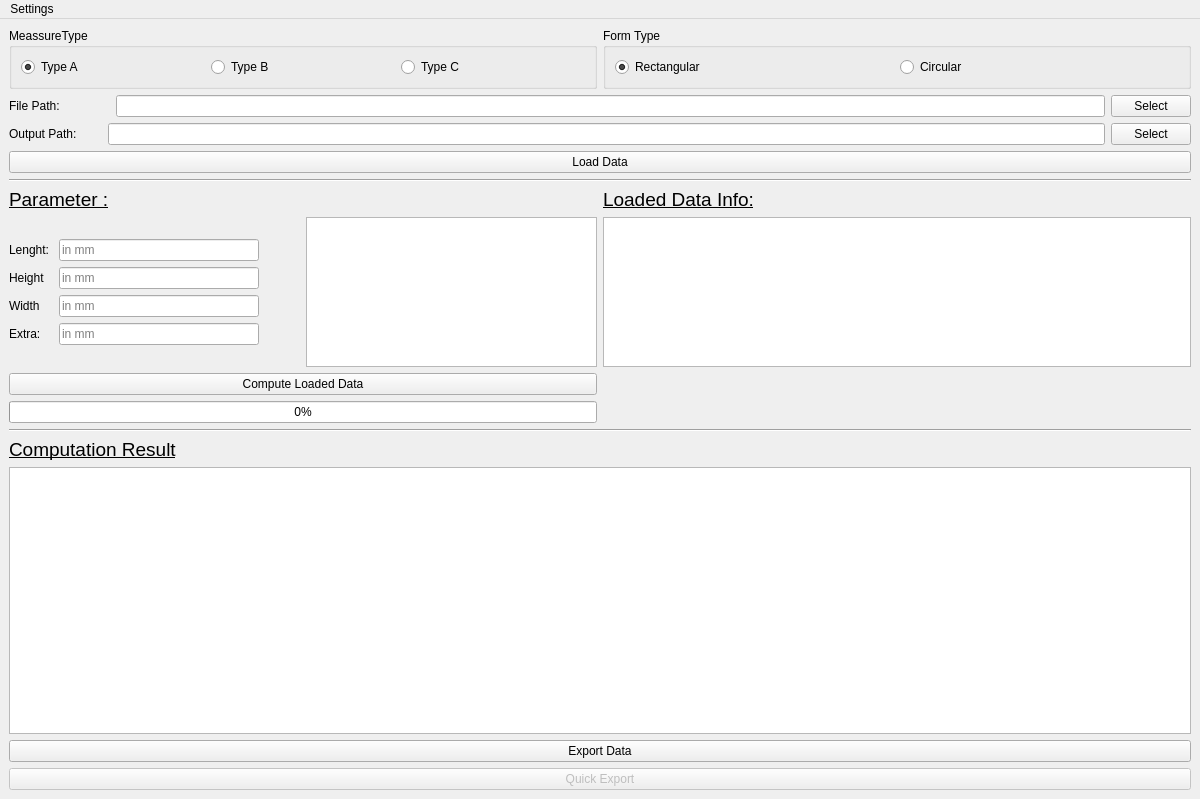
<?xml version="1.0" encoding="UTF-8"?>
<ui version="4.0">
 <class>MainWindow</class>
 <widget class="QMainWindow" name="MainWindow">
  <property name="geometry">
   <rect>
    <x>0</x>
    <y>0</y>
    <width>1200</width>
    <height>799</height>
   </rect>
  </property>
  <property name="windowTitle">
   <string>MainWindow</string>
  </property>
  <widget class="QWidget" name="centralwidget">
   <property name="minimumSize">
    <size>
     <width>1200</width>
     <height>600</height>
    </size>
   </property>
   <layout class="QVBoxLayout" name="verticalLayout_2">
    <item>
     <layout class="QVBoxLayout" name="verticalLayout">
      <item>
       <layout class="QVBoxLayout" name="verticalLayout_4">
        <item>
         <layout class="QHBoxLayout" name="horizontalLayout_8">
          <item>
           <widget class="QGroupBox" name="bgrpMeassureType">
            <property name="title">
             <string>MeassureType</string>
            </property>
            <layout class="QHBoxLayout" name="horizontalLayout_5">
             <item>
              <widget class="QRadioButton" name="rbTypeA">
               <property name="text">
                <string>Type A</string>
               </property>
               <property name="checked">
                <bool>true</bool>
               </property>
              </widget>
             </item>
             <item>
              <widget class="QRadioButton" name="rbTypeB">
               <property name="text">
                <string>Type B</string>
               </property>
              </widget>
             </item>
             <item>
              <widget class="QRadioButton" name="rbTypeC">
               <property name="text">
                <string>Type C</string>
               </property>
              </widget>
             </item>
            </layout>
           </widget>
          </item>
          <item>
           <widget class="QGroupBox" name="bgrpFormType">
            <property name="title">
             <string>Form Type</string>
            </property>
            <layout class="QHBoxLayout" name="horizontalLayout_9">
             <item>
              <widget class="QRadioButton" name="rbRectangular">
               <property name="text">
                <string>Rectangular</string>
               </property>
               <property name="checked">
                <bool>true</bool>
               </property>
              </widget>
             </item>
             <item>
              <widget class="QRadioButton" name="rbCircular">
               <property name="text">
                <string>Circular</string>
               </property>
              </widget>
             </item>
            </layout>
           </widget>
          </item>
         </layout>
        </item>
        <item>
         <layout class="QVBoxLayout" name="verticalLayout_5">
          <item>
           <layout class="QHBoxLayout" name="horizontalLayout_6">
            <item>
             <widget class="QLabel" name="label">
              <property name="text">
               <string>File Path:</string>
              </property>
             </widget>
            </item>
            <item>
             <spacer name="horizontalSpacer">
              <property name="orientation">
               <enum>Qt::Horizontal</enum>
              </property>
              <property name="sizeType">
               <enum>QSizePolicy::Fixed</enum>
              </property>
              <property name="sizeHint" stdset="0">
               <size>
                <width>50</width>
                <height>20</height>
               </size>
              </property>
             </spacer>
            </item>
            <item>
             <widget class="QLineEdit" name="leInputPath">
              <property name="enabled">
               <bool>true</bool>
              </property>
              <property name="alignment">
               <set>Qt::AlignLeading|Qt::AlignLeft|Qt::AlignVCenter</set>
              </property>
              <property name="readOnly">
               <bool>true</bool>
              </property>
              <property name="placeholderText">
               <string/>
              </property>
             </widget>
            </item>
            <item>
             <widget class="QPushButton" name="btnSelecInputPath">
              <property name="text">
               <string>Select</string>
              </property>
             </widget>
            </item>
           </layout>
          </item>
          <item>
           <layout class="QHBoxLayout" name="horizontalLayout_7">
            <item>
             <widget class="QLabel" name="label_2">
              <property name="text">
               <string>Output Path:</string>
              </property>
             </widget>
            </item>
            <item>
             <spacer name="horizontalSpacer_2">
              <property name="orientation">
               <enum>Qt::Horizontal</enum>
              </property>
              <property name="sizeType">
               <enum>QSizePolicy::Fixed</enum>
              </property>
              <property name="sizeHint" stdset="0">
               <size>
                <width>25</width>
                <height>20</height>
               </size>
              </property>
             </spacer>
            </item>
            <item>
             <widget class="QLineEdit" name="leOutputPath">
              <property name="alignment">
               <set>Qt::AlignLeading|Qt::AlignLeft|Qt::AlignVCenter</set>
              </property>
              <property name="readOnly">
               <bool>true</bool>
              </property>
             </widget>
            </item>
            <item>
             <widget class="QPushButton" name="btnSelectOutputPath">
              <property name="text">
               <string>Select</string>
              </property>
             </widget>
            </item>
           </layout>
          </item>
         </layout>
        </item>
       </layout>
      </item>
      <item>
       <widget class="QPushButton" name="btnLoadData">
        <property name="text">
         <string>Load Data</string>
        </property>
       </widget>
      </item>
      <item>
       <widget class="Line" name="line">
        <property name="orientation">
         <enum>Qt::Horizontal</enum>
        </property>
       </widget>
      </item>
      <item>
       <layout class="QHBoxLayout" name="horizontalLayout_2" stretch="0,0">
        <property name="spacing">
         <number>6</number>
        </property>
        <item>
         <layout class="QVBoxLayout" name="verticalLayout_8">
          <item>
           <widget class="QLabel" name="label_4">
            <property name="lineWidth">
             <number>5</number>
            </property>
            <property name="text">
             <string>&lt;html&gt;&lt;head/&gt;&lt;body&gt;&lt;p&gt;&lt;span style=&quot; font-size:14pt; text-decoration: underline;&quot;&gt;Parameter :&lt;/span&gt;&lt;/p&gt;&lt;/body&gt;&lt;/html&gt;</string>
            </property>
            <property name="scaledContents">
             <bool>false</bool>
            </property>
           </widget>
          </item>
          <item>
           <layout class="QHBoxLayout" name="horizontalLayout_3">
            <item>
             <layout class="QFormLayout" name="formLayout_2">
              <property name="labelAlignment">
               <set>Qt::AlignBottom|Qt::AlignLeading|Qt::AlignLeft</set>
              </property>
              <property name="formAlignment">
               <set>Qt::AlignLeading|Qt::AlignLeft|Qt::AlignVCenter</set>
              </property>
              <item row="1" column="0">
               <widget class="QLabel" name="label_3">
                <property name="text">
                 <string>Lenght: </string>
                </property>
               </widget>
              </item>
              <item row="1" column="1">
               <widget class="QLineEdit" name="txtLenght">
                <property name="maximumSize">
                 <size>
                  <width>200</width>
                  <height>16777215</height>
                 </size>
                </property>
                <property name="placeholderText">
                 <string>in mm</string>
                </property>
               </widget>
              </item>
              <item row="2" column="0">
               <widget class="QLabel" name="label_5">
                <property name="text">
                 <string>Height</string>
                </property>
               </widget>
              </item>
              <item row="2" column="1">
               <widget class="QLineEdit" name="txtHeight">
                <property name="maximumSize">
                 <size>
                  <width>200</width>
                  <height>16777215</height>
                 </size>
                </property>
                <property name="placeholderText">
                 <string>in mm</string>
                </property>
               </widget>
              </item>
              <item row="3" column="0">
               <widget class="QLabel" name="label_6">
                <property name="text">
                 <string>Width</string>
                </property>
               </widget>
              </item>
              <item row="3" column="1">
               <widget class="QLineEdit" name="txtWidth">
                <property name="maximumSize">
                 <size>
                  <width>200</width>
                  <height>16777215</height>
                 </size>
                </property>
                <property name="placeholderText">
                 <string>in mm</string>
                </property>
               </widget>
              </item>
              <item row="4" column="0">
               <widget class="QLabel" name="label_7">
                <property name="text">
                 <string>Extra:</string>
                </property>
               </widget>
              </item>
              <item row="4" column="1">
               <widget class="QLineEdit" name="txtExtra">
                <property name="maximumSize">
                 <size>
                  <width>200</width>
                  <height>16777215</height>
                 </size>
                </property>
                <property name="placeholderText">
                 <string>in mm</string>
                </property>
               </widget>
              </item>
             </layout>
            </item>
            <item>
             <layout class="QVBoxLayout" name="verticalLayout_7"/>
            </item>
            <item>
             <widget class="QGraphicsView" name="graphicsView">
              <property name="maximumSize">
               <size>
                <width>300</width>
                <height>150</height>
               </size>
              </property>
             </widget>
            </item>
           </layout>
          </item>
          <item>
           <widget class="QPushButton" name="btnComputeData">
            <property name="text">
             <string>Compute Loaded Data</string>
            </property>
           </widget>
          </item>
          <item>
           <widget class="QProgressBar" name="pgbLoadedData">
            <property name="value">
             <number>0</number>
            </property>
           </widget>
          </item>
         </layout>
        </item>
        <item>
         <layout class="QVBoxLayout" name="verticalLayout_9">
          <item>
           <widget class="QLabel" name="label_9">
            <property name="maximumSize">
             <size>
              <width>16777215</width>
              <height>200</height>
             </size>
            </property>
            <property name="text">
             <string>&lt;html&gt;&lt;head/&gt;&lt;body&gt;&lt;p&gt;&lt;span style=&quot; font-size:14pt; text-decoration: underline;&quot;&gt;Loaded Data Info:&lt;/span&gt;&lt;/p&gt;&lt;/body&gt;&lt;/html&gt;</string>
            </property>
           </widget>
          </item>
          <item>
           <widget class="QTableView" name="tblDataInfo">
            <property name="maximumSize">
             <size>
              <width>16777215</width>
              <height>150</height>
             </size>
            </property>
           </widget>
          </item>
          <item>
           <spacer name="verticalSpacer_2">
            <property name="orientation">
             <enum>Qt::Vertical</enum>
            </property>
            <property name="sizeHint" stdset="0">
             <size>
              <width>20</width>
              <height>20</height>
             </size>
            </property>
           </spacer>
          </item>
         </layout>
        </item>
       </layout>
      </item>
     </layout>
    </item>
    <item>
     <widget class="Line" name="line_2">
      <property name="orientation">
       <enum>Qt::Horizontal</enum>
      </property>
     </widget>
    </item>
    <item>
     <layout class="QVBoxLayout" name="verticalLayout_3">
      <item>
       <layout class="QVBoxLayout" name="verticalLayout_10" stretch="0,0,0,0">
        <property name="spacing">
         <number>6</number>
        </property>
        <item>
         <widget class="QLabel" name="label_8">
          <property name="text">
           <string>&lt;html&gt;&lt;head/&gt;&lt;body&gt;&lt;p&gt;&lt;span style=&quot; font-size:14pt; text-decoration: underline;&quot;&gt;Computation Result&lt;/span&gt;&lt;/p&gt;&lt;/body&gt;&lt;/html&gt;</string>
          </property>
         </widget>
        </item>
        <item>
         <widget class="QTableView" name="tblComputationResult"/>
        </item>
        <item>
         <widget class="QPushButton" name="btnExportData">
          <property name="text">
           <string>Export Data</string>
          </property>
         </widget>
        </item>
        <item>
         <widget class="QPushButton" name="btnQuickExport">
          <property name="enabled">
           <bool>false</bool>
          </property>
          <property name="text">
           <string>Quick Export</string>
          </property>
         </widget>
        </item>
       </layout>
      </item>
     </layout>
    </item>
   </layout>
  </widget>
  <widget class="QMenuBar" name="menubar">
   <property name="geometry">
    <rect>
     <x>0</x>
     <y>0</y>
     <width>1200</width>
     <height>22</height>
    </rect>
   </property>
   <widget class="QMenu" name="menuSettings">
    <property name="title">
     <string>Settings</string>
    </property>
    <addaction name="actionEnable_Disable_Fast_Complete"/>
   </widget>
   <addaction name="menuSettings"/>
  </widget>
  <action name="actionEnable_Disable_Fast_Complete">
   <property name="text">
    <string>Enable/Disable Quick Export</string>
   </property>
  </action>
 </widget>
 <resources/>
 <connections/>
</ui>
